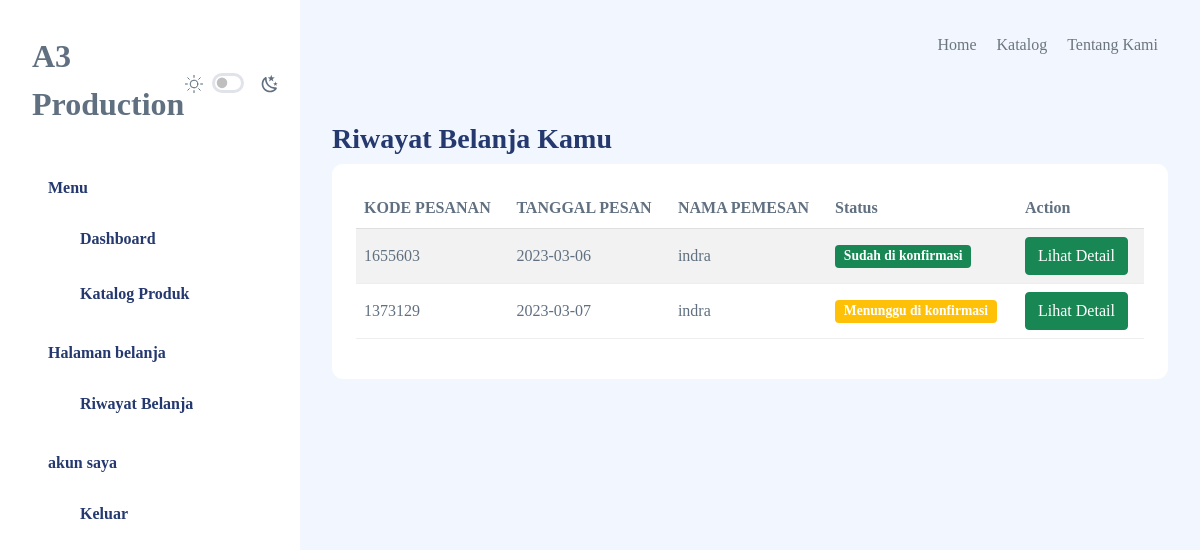
/data-pesanan.php (signed in), run on the app's committed database.
### tables this page shows
CREATE TABLE IF NOT EXISTS `pesanan` (
  `id` int NOT NULL,
  `produk_id` int NOT NULL,
  `user_id` int DEFAULT NULL,
  `tgl_pesan` date DEFAULT NULL,
  `nama_pemesan` varchar(120) DEFAULT NULL,
  `email` varchar(120) DEFAULT NULL,
  `telpon` varchar(120) DEFAULT NULL,
  `status` int DEFAULT NULL,
  `bukti_bayar` text,
  `catatan` text,
  PRIMARY KEY (`id`) USING BTREE,
  KEY `produk_id` (`produk_id`),
  KEY `user_id` (`user_id`)
);

CREATE TABLE IF NOT EXISTS `users` (
  `id` int NOT NULL AUTO_INCREMENT,
  `nama` varchar(120) DEFAULT NULL,
  `username` varchar(150) DEFAULT NULL,
  `password` varchar(150) DEFAULT NULL,
  `status` int DEFAULT NULL,
  PRIMARY KEY (`id`)
);

### model/pesanan.php (called while the page is built, shortened)
<?php
function getPesanan()
{
    $koneksi = new mysqli('localhost', 'root', '', 'sablon');
    $sql = "SELECT pesanan.id as pesid,pesanan.status as pstatus,pesanan.* ,users.*
    FROM pesanan
    JOIN users ON pesanan.user_id = users.id
     ORDER BY pesid DESC";
    $r = mysqli_query($koneksi, $sql);
    $data = [];
    while ($produks = mysqli_fetch_assoc($r)) {
        $data[] = $produks;
    }
    return $data;
}

### data-pesanan.php (the view, shortened to what this page needs)
<?php
require_once 'header.php';
require_once 'model/pesanan.php';
$riwayat = getPesanan();
?>
<div id="app">
    <div id="sidebar" class="active">
        <div class="sidebar-wrapper active">
            <div class="sidebar-header position-relative">
                <div class="d-flex justify-content-between align-items-center">
                    <div class="logo">
                        <a href="index.html"><img src="assets/images/logo/logo.svg" alt="Logo" srcset="" /></a>
                    </div>
                    <div class="theme-toggle d-flex gap-2 align-items-center mt-2">
                        <div class="form-check form-switch fs-6">
                        </div>
                    </div>
                </div>
            </div>
            <div class="sidebar-menu">
                <?php include_once 'sidebar.php' ?>
            </div>
        </div>
    </div>
    <div id="main" class="layout-navbar navbar-fixed">
        <?php include_once 'navbar.php' ?>
        <div id="main-content">
            <div class="page-heading">
                <div class="page-title">
                    <div class="row">
                        <div class="col-12 col-md-6 order-md-1 order-last">
                            <h3>Riwayat Belanja Kamu</h3>
                        </div>
                    </div>
                </div>
                <section class="section">
                    <div class="card">
                        <div class="card-body">
                            <div class="table-responsive">
                                <table class="table table-striped" id="table1">
                                    <thead>
                                        <tr>
                                            <th>KODE PESANAN</th>
                                            <th>TANGGAL PESAN</th>
                                            <th>NAMA PEMESAN</th>
                                            <th>Status</th>
                                            <th>Action</th>
                                        </tr>
                                    </thead>
                                    <tbody><?php foreach ($riwayat as $r) : ?>
                                            <tr>
                                                <td><?= $r['pesid'] ?></td>
                                                <td><?= $r['tgl_pesan'] ?></td>
                                                <td><?= $r['nama'] ?></td>
                                                <td>
                                                    <?php if ($r['pstatus'] == 1) : ?>
                                                        <span class="badge bg-success">Sudah di konfirmasi </a>
                                                        <?php else : ?>
                                                            <span class="badge bg-warning">Menunggu di konfirmasi </a>
                                                            <?php endif; ?>
                                                </td>
                                                <td>
                                                    <a href="pesanan.php?pesid=<?= $r['pesid'] ?>" class="btn btn-success">Lihat Detail </a>
                                                </td>
                                            </tr>
                                        <?php endforeach; ?>
                                    </tbody>
                                </table>
                            </div>
                        </div>
                    </div>
                </section>
            </div>
        </div>
    </div>
    <?php include_once 'footer.php' ?>

### data on the page
pesanan: id "1655603", tgl_pesan "2023-03-06", user.nama "indra", status "Sudah di konfirmasi"
pesanan: id "1373129", tgl_pesan "2023-03-07", user.nama "indra", status "Menunggu di konfirmasi"
